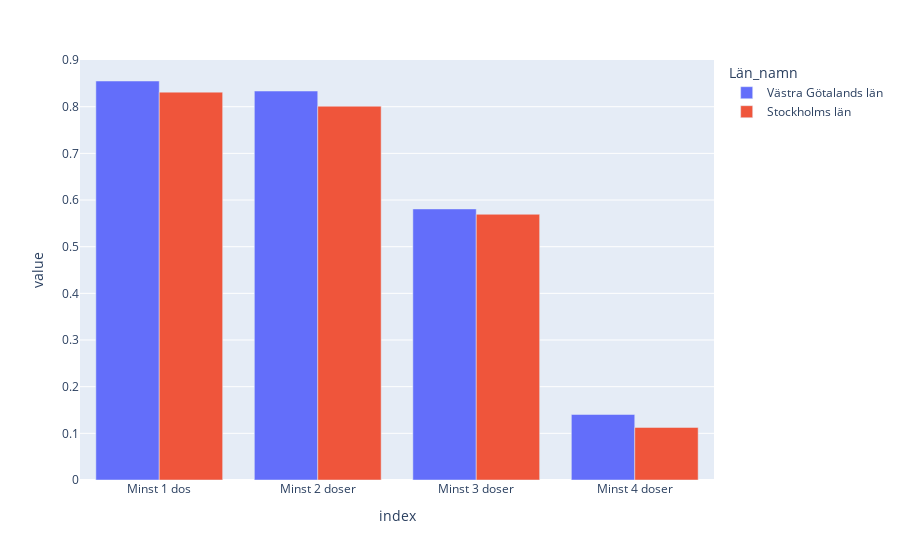

The code cell stored with this chart in its notebook:
### Code cell
# TODO titles and labels
# plotting a transposed version of dataframe, picking out the 2 counties requested
px.bar(df_andel_med_doser_riket.transpose()[["Västra Götalands län", "Stockholms län"]], barmode = "group")

### Figure 1 — Plotly figure (JSON) as saved in the notebook; plotly's stock layout.template omitted (floating-point values rounded to 4 significant figures)
{"data": [{"alignmentgroup": "True", "hovertemplate": "Län_namn=Västra Götalands län<br>index=%{x}<br>value=%{y}<extra></extra>", "legendgroup": "Västra Götalands län", "marker": {"color": "#636efa", "pattern": {"shape": ""}}, "name": "Västra Götalands län", "offsetgroup": "Västra Götalands län", "orientation": "v", "showlegend": true, "textposition": "auto", "type": "bar", "x": ["Minst 1 dos", "Minst 2 doser", "Minst 3 doser", "Minst 4 doser"], "xaxis": "x", "y": [0.8551, 0.8336, 0.5809, 0.1404], "yaxis": "y"}, {"alignmentgroup": "True", "hovertemplate": "Län_namn=Stockholms län<br>index=%{x}<br>value=%{y}<extra></extra>", "legendgroup": "Stockholms län", "marker": {"color": "#EF553B", "pattern": {"shape": ""}}, "name": "Stockholms län", "offsetgroup": "Stockholms län", "orientation": "v", "showlegend": true, "textposition": "auto", "type": "bar", "x": ["Minst 1 dos", "Minst 2 doser", "Minst 3 doser", "Minst 4 doser"], "xaxis": "x", "y": [0.8312, 0.8011, 0.5695, 0.1127], "yaxis": "y"}], "layout": {"barmode": "group", "legend": {"title": {"text": "Län_namn"}, "tracegroupgap": 0}, "margin": {"t": 60}, "xaxis": {"anchor": "y", "domain": [0, 1], "title": {"text": "index"}}, "yaxis": {"anchor": "x", "domain": [0, 1], "title": {"text": "value"}}}}
